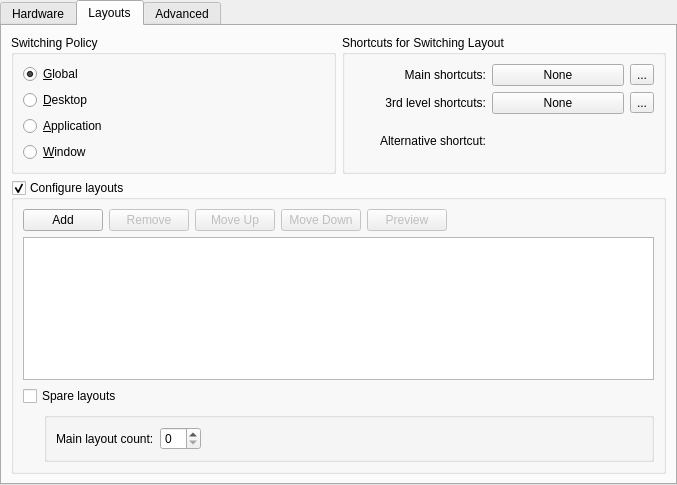
<?xml version="1.0" encoding="UTF-8"?>
<ui version="4.0">
 <class>TabWidget</class>
 <widget class="QTabWidget" name="TabWidget">
  <property name="geometry">
   <rect>
    <x>0</x>
    <y>0</y>
    <width>677</width>
    <height>485</height>
   </rect>
  </property>
  <property name="currentIndex">
   <number>1</number>
  </property>
  <widget class="QWidget" name="tabHardware">
   <attribute name="title">
    <string>Hardware</string>
   </attribute>
   <layout class="QFormLayout" name="formLayout">
    <property name="verticalSpacing">
     <number>0</number>
    </property>
    <item row="0" column="0">
     <widget class="QLabel" name="label_4">
      <property name="sizePolicy">
       <sizepolicy hsizetype="Minimum" vsizetype="Preferred">
        <horstretch>1</horstretch>
        <verstretch>0</verstretch>
       </sizepolicy>
      </property>
      <property name="text">
       <string>Keyboard &amp;model:</string>
      </property>
      <property name="alignment">
       <set>Qt::AlignRight|Qt::AlignTrailing|Qt::AlignVCenter</set>
      </property>
      <property name="buddy">
       <cstring>keyboardModelComboBox</cstring>
      </property>
     </widget>
    </item>
    <item row="0" column="1">
     <widget class="QComboBox" name="keyboardModelComboBox">
      <property name="sizePolicy">
       <sizepolicy hsizetype="Expanding" vsizetype="Fixed">
        <horstretch>2</horstretch>
        <verstretch>0</verstretch>
       </sizepolicy>
      </property>
      <property name="whatsThis">
       <string>Here you can choose a keyboard model. This setting is independent of your keyboard layout and refers to the &quot;hardware&quot; model, i.e. the way your keyboard is manufactured. Modern keyboards that come with your computer usually have two extra keys and are referred to as &quot;104-key&quot; models, which is probably what you want if you do not know what kind of keyboard you have.
</string>
      </property>
      <property name="maxVisibleItems">
       <number>15</number>
      </property>
      <property name="sizeAdjustPolicy">
       <enum>QComboBox::AdjustToContentsOnFirstShow</enum>
      </property>
     </widget>
    </item>
    <item row="1" column="0" colspan="2">
     <widget class="QWidget" name="lowerHardwareWidget" native="true">
      <property name="sizePolicy">
       <sizepolicy hsizetype="Expanding" vsizetype="Expanding">
        <horstretch>1</horstretch>
        <verstretch>1</verstretch>
       </sizepolicy>
      </property>
      <property name="minimumSize">
       <size>
        <width>0</width>
        <height>100</height>
       </size>
      </property>
      <property name="baseSize">
       <size>
        <width>0</width>
        <height>0</height>
       </size>
      </property>
      <layout class="QVBoxLayout" name="verticalLayout_2">
       <property name="leftMargin">
        <number>0</number>
       </property>
       <property name="topMargin">
        <number>0</number>
       </property>
       <property name="rightMargin">
        <number>0</number>
       </property>
       <property name="bottomMargin">
        <number>0</number>
       </property>
      </layout>
     </widget>
    </item>
   </layout>
  </widget>
  <widget class="QWidget" name="tabLayouts">
   <attribute name="title">
    <string>Layouts</string>
   </attribute>
   <layout class="QGridLayout" name="gridLayout_2">
    <item row="0" column="0">
     <layout class="QHBoxLayout" name="horizontalLayout_3">
      <item>
       <widget class="QGroupBox" name="switchingPolicyGroupBox">
        <property name="whatsThis">
         <string>If you select &quot;Application&quot; or &quot;Window&quot; switching policy, changing the keyboard layout will only affect the current application or window.</string>
        </property>
        <property name="title">
         <string>Switching Policy</string>
        </property>
        <layout class="QGridLayout">
         <item row="0" column="0">
          <widget class="QRadioButton" name="switchByGlobalRadioBtn">
           <property name="text">
            <string>&amp;Global</string>
           </property>
           <property name="checked">
            <bool>true</bool>
           </property>
           <attribute name="buttonGroup">
            <string notr="true">switchingPolicyButtonGroup</string>
           </attribute>
          </widget>
         </item>
         <item row="1" column="0">
          <widget class="QRadioButton" name="switchByDesktopRadioBtn">
           <property name="text">
            <string>&amp;Desktop</string>
           </property>
           <attribute name="buttonGroup">
            <string notr="true">switchingPolicyButtonGroup</string>
           </attribute>
          </widget>
         </item>
         <item row="2" column="0">
          <widget class="QRadioButton" name="switchByApplicationRadioBtn">
           <property name="text">
            <string>&amp;Application</string>
           </property>
           <attribute name="buttonGroup">
            <string notr="true">switchingPolicyButtonGroup</string>
           </attribute>
          </widget>
         </item>
         <item row="3" column="0">
          <widget class="QRadioButton" name="switchByWindowRadioBtn">
           <property name="text">
            <string>&amp;Window</string>
           </property>
           <attribute name="buttonGroup">
            <string notr="true">switchingPolicyButtonGroup</string>
           </attribute>
          </widget>
         </item>
        </layout>
       </widget>
      </item>
      <item>
       <widget class="QGroupBox" name="shortcutsGroupBox">
        <property name="title">
         <string>Shortcuts for Switching Layout</string>
        </property>
        <layout class="QGridLayout" name="_2">
         <item row="0" column="0">
          <widget class="QLabel" name="label">
           <property name="text">
            <string>Main shortcuts:</string>
           </property>
           <property name="alignment">
            <set>Qt::AlignRight|Qt::AlignTrailing|Qt::AlignVCenter</set>
           </property>
           <property name="buddy">
            <cstring>xkbGrpShortcutBtn</cstring>
           </property>
          </widget>
         </item>
         <item row="0" column="1">
          <widget class="QPushButton" name="xkbGrpShortcutBtn">
           <property name="whatsThis">
            <string>This is a shortcut for switching layouts which is handled by X.org. It allows modifier-only shortcuts.</string>
           </property>
           <property name="text">
            <string comment="no shortcut defined">None</string>
           </property>
          </widget>
         </item>
         <item row="0" column="2">
          <widget class="QToolButton" name="xkbGrpClearBtn">
           <property name="text">
            <string>...</string>
           </property>
          </widget>
         </item>
         <item row="1" column="0">
          <widget class="QLabel" name="label_3">
           <property name="text">
            <string>3rd level shortcuts:</string>
           </property>
           <property name="alignment">
            <set>Qt::AlignRight|Qt::AlignTrailing|Qt::AlignVCenter</set>
           </property>
           <property name="buddy">
            <cstring>xkb3rdLevelShortcutBtn</cstring>
           </property>
          </widget>
         </item>
         <item row="1" column="1">
          <widget class="QPushButton" name="xkb3rdLevelShortcutBtn">
           <property name="whatsThis">
            <string>This is a shortcut for switching to a third level of the active layout (if it has one) which is handled by X.org. It allows modifier-only shortcuts.</string>
           </property>
           <property name="text">
            <string comment="no shortcut defined">None</string>
           </property>
          </widget>
         </item>
         <item row="1" column="2">
          <widget class="QToolButton" name="xkb3rdLevelClearBtn">
           <property name="text">
            <string>...</string>
           </property>
          </widget>
         </item>
         <item row="2" column="0">
          <widget class="QLabel" name="label_2">
           <property name="text">
            <string>Alternative shortcut:</string>
           </property>
           <property name="alignment">
            <set>Qt::AlignRight|Qt::AlignTrailing|Qt::AlignVCenter</set>
           </property>
           <property name="buddy">
            <cstring>kdeKeySequence</cstring>
           </property>
          </widget>
         </item>
         <item row="2" column="1" colspan="2">
          <widget class="KKeySequenceWidget" name="kdeKeySequence" native="true">
           <property name="whatsThis">
            <string>This is a shortcut for switching layouts. It does not support modifier-only shortcuts and also may not work in some situations (e.g. if popup is active or from screensaver).</string>
           </property>
           <property name="multiKeyShortcutsAllowed" stdset="0">
            <bool>false</bool>
           </property>
          </widget>
         </item>
        </layout>
       </widget>
      </item>
     </layout>
    </item>
    <item row="1" column="0">
     <widget class="QGroupBox" name="layoutsGroupBox">
      <property name="enabled">
       <bool>true</bool>
      </property>
      <property name="title">
       <string>Configure layouts</string>
      </property>
      <property name="flat">
       <bool>false</bool>
      </property>
      <property name="checkable">
       <bool>true</bool>
      </property>
      <layout class="QGridLayout" name="gridLayout_5">
       <item row="0" column="0" colspan="2">
        <layout class="QHBoxLayout" name="horizontalLayout">
         <item>
          <widget class="QPushButton" name="addLayoutBtn">
           <property name="text">
            <string>Add</string>
           </property>
          </widget>
         </item>
         <item>
          <widget class="QPushButton" name="removeLayoutBtn">
           <property name="enabled">
            <bool>false</bool>
           </property>
           <property name="text">
            <string>Remove</string>
           </property>
          </widget>
         </item>
         <item>
          <widget class="QPushButton" name="moveUpBtn">
           <property name="enabled">
            <bool>false</bool>
           </property>
           <property name="text">
            <string>Move Up</string>
           </property>
          </widget>
         </item>
         <item>
          <widget class="QPushButton" name="moveDownBtn">
           <property name="enabled">
            <bool>false</bool>
           </property>
           <property name="text">
            <string>Move Down</string>
           </property>
          </widget>
         </item>
         <item>
          <widget class="QPushButton" name="previewButton">
           <property name="enabled">
            <bool>false</bool>
           </property>
           <property name="text">
            <string>Preview</string>
           </property>
          </widget>
         </item>
         <item>
          <spacer name="horizontalSpacer">
           <property name="orientation">
            <enum>Qt::Horizontal</enum>
           </property>
           <property name="sizeHint" stdset="0">
            <size>
             <width>40</width>
             <height>20</height>
            </size>
           </property>
          </spacer>
         </item>
        </layout>
       </item>
       <item row="1" column="0" colspan="2">
        <widget class="QTableView" name="layoutsTableView">
         <property name="selectionBehavior">
          <enum>QAbstractItemView::SelectRows</enum>
         </property>
         <property name="showGrid">
          <bool>false</bool>
         </property>
         <attribute name="verticalHeaderVisible">
          <bool>false</bool>
         </attribute>
        </widget>
       </item>
       <item row="2" column="0" colspan="2">
        <widget class="QCheckBox" name="layoutLoopingCheckBox">
         <property name="text">
          <string>Spare layouts</string>
         </property>
        </widget>
       </item>
       <item row="3" column="0">
        <spacer name="horizontalSpacer_2">
         <property name="orientation">
          <enum>Qt::Horizontal</enum>
         </property>
         <property name="sizeType">
          <enum>QSizePolicy::Fixed</enum>
         </property>
         <property name="sizeHint" stdset="0">
          <size>
           <width>15</width>
           <height>20</height>
          </size>
         </property>
        </spacer>
       </item>
       <item row="3" column="1">
        <widget class="QGroupBox" name="layoutLoopingGroupBox">
         <property name="title">
          <string/>
         </property>
         <property name="flat">
          <bool>true</bool>
         </property>
         <layout class="QGridLayout" name="gridLayout_4">
          <item row="0" column="0">
           <widget class="QLabel" name="label_5">
            <property name="text">
             <string>Main layout count:</string>
            </property>
           </widget>
          </item>
          <item row="0" column="1">
           <widget class="QSpinBox" name="layoutLoopCountSpinBox"/>
          </item>
          <item row="0" column="2">
           <spacer name="horizontalSpacer_3">
            <property name="orientation">
             <enum>Qt::Horizontal</enum>
            </property>
            <property name="sizeHint" stdset="0">
             <size>
              <width>431</width>
              <height>20</height>
             </size>
            </property>
           </spacer>
          </item>
         </layout>
        </widget>
       </item>
      </layout>
     </widget>
    </item>
   </layout>
  </widget>
  <widget class="QWidget" name="tabAdvanced">
   <attribute name="title">
    <string>Advanced</string>
   </attribute>
   <layout class="QGridLayout" name="gridLayout_1">
    <item row="0" column="0" colspan="2">
     <widget class="QCheckBox" name="configureKeyboardOptionsChk">
      <property name="text">
       <string>&amp;Configure keyboard options</string>
      </property>
     </widget>
    </item>
    <item row="1" column="0">
     <widget class="QTreeView" name="xkbOptionsTreeView">
      <property name="enabled">
       <bool>false</bool>
      </property>
      <property name="headerHidden">
       <bool>true</bool>
      </property>
     </widget>
    </item>
   </layout>
  </widget>
 </widget>
 <customwidgets>
  <customwidget>
   <class>KKeySequenceWidget</class>
   <extends>QWidget</extends>
   <header>kkeysequencewidget.h</header>
  </customwidget>
 </customwidgets>
 <resources/>
 <connections/>
 <slots>
  <signal>changed(bool)</signal>
 </slots>
 <buttongroups>
  <buttongroup name="switchingPolicyButtonGroup"/>
 </buttongroups>
</ui>
